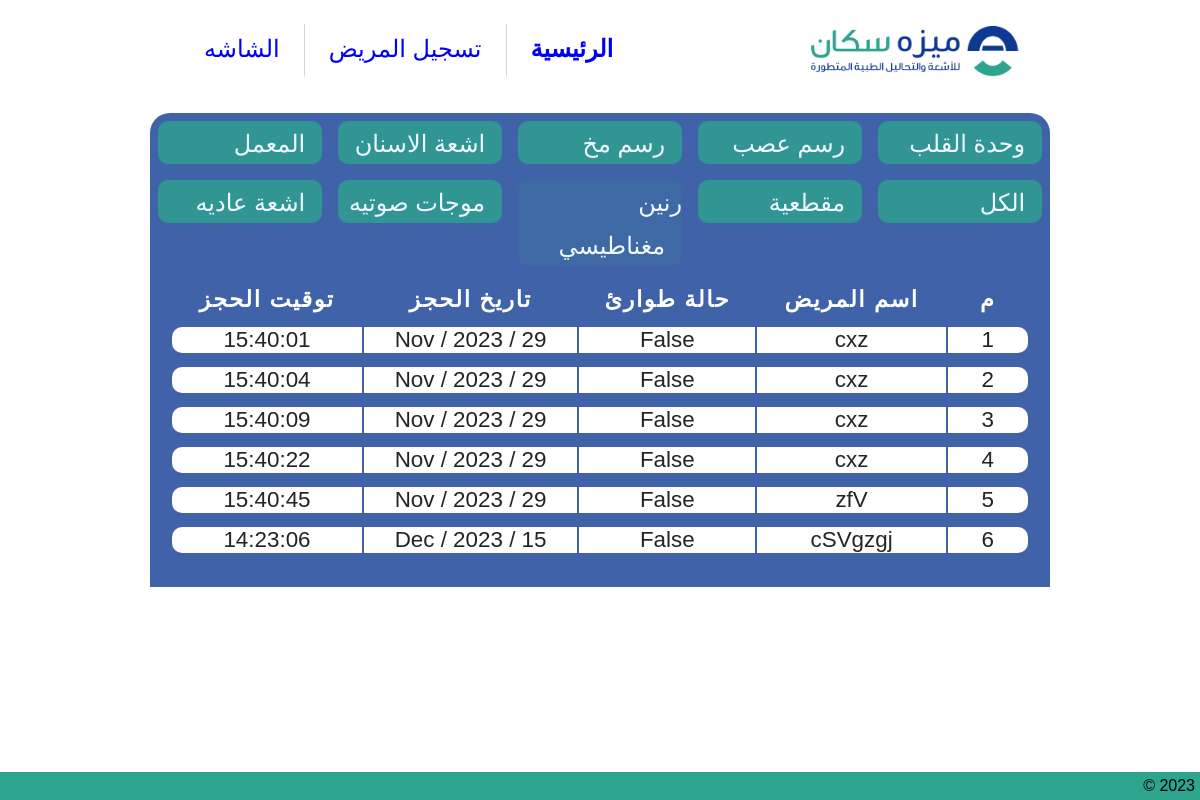
The app's page /2/, older data.
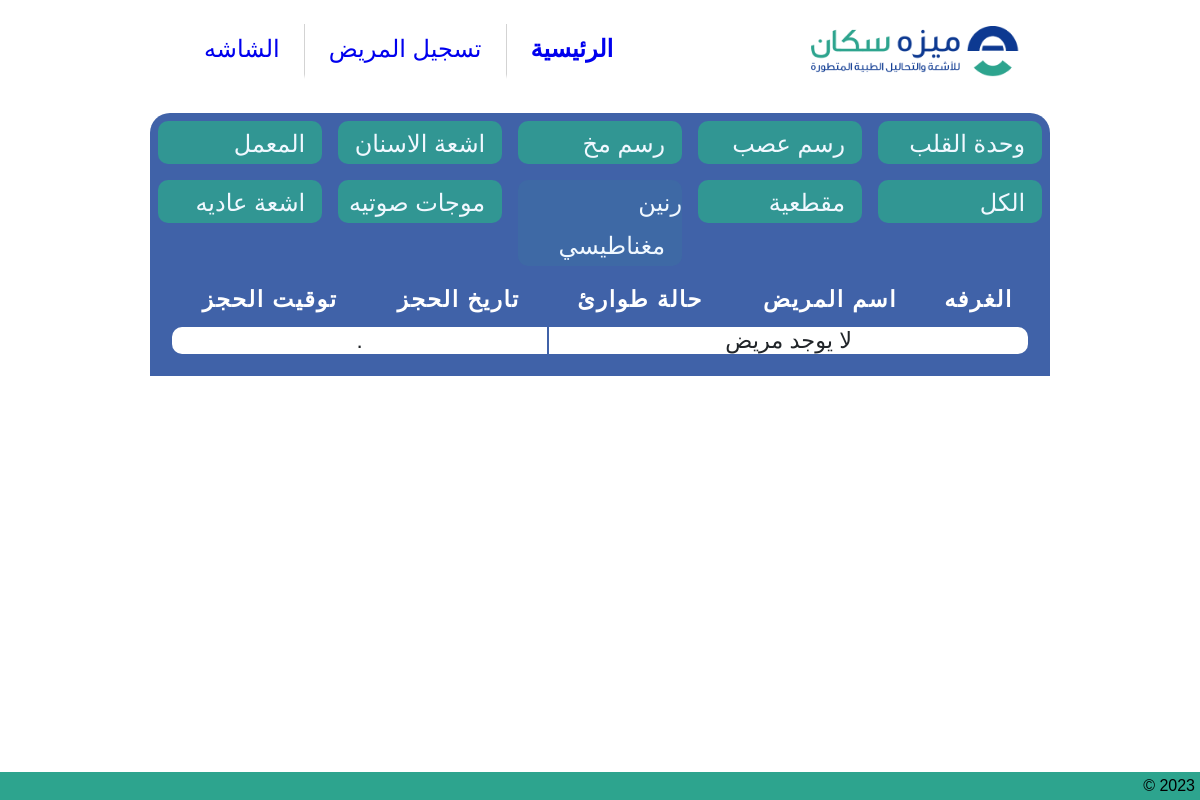
The same page, newer data.
### auto_call/models.py (models this page shows)
class Patient(models.Model):
    room = models.ForeignKey(Room, on_delete=models.CASCADE)
    name = models.CharField(max_length=40)
    emergancy = models.BooleanField(default= False)
    log_date = models.DateTimeField("date logged")

### auto_call/views.py (the view)
# urls.py: path("<int:roomid>/", views.HomeListView.as_view() , name="home"),
class HomeListView(ListView):
    model = Patient
    context_object_name="message_list"
    template_name="auto_call/patient_list.html"
    def get_queryset(self):
        room = self.kwargs["roomid"]
        if room == 0:
            return Patient.objects.order_by("-emergancy","log_date")
        else:
            return Patient.objects.order_by("-emergancy","log_date").filter(room = self.kwargs["roomid"])

### auto_call/templates/auto_call/patient_list.html (shortened to what this page needs)
{% extends "auto_call/layout.html" %}
{% block content %}
    <div class="lists_container">
        <div class="lists_bar">
            <div class="bar-item"><a id="anchor" href="{% url 'home' 0 %}"><span>الكل</span></a></div>
            <div class="bar-item"><a id="anchor" href="{% url 'home' 1 %}"><span>مقطعية</span></a></div>
            <div class="bar-item"><a id="anchor" href="{% url 'home' 2 %}"><span>رنين مغناطيسي</span></a></div>
            <div class="bar-item"><a id="anchor" href="{% url 'home' 3 %}"><span>موجات صوتيه</span></a></div>
            <div class="bar-item"><a id="anchor" href="{% url 'home' 4 %}"><span>اشعة عاديه</span></a></div>
            <div class="bar-item corner-right"><a id="anchor" href="{% url 'home' 5 %}"><span>وحدة القلب</span></a></div>
            <div class="bar-item"><a id="anchor" href="{% url 'home' 6 %}"><span>رسم عصب</span></a></div>
            <div class="bar-item"><a id="anchor" href="{% url 'home' 7 %}"><span>رسم مخ</span></a></div>
            <div class="bar-item"><a id="anchor" href="{% url 'home' 8 %}"><span>اشعة الاسنان</span></a></div>
            <div class="bar-item corner-left"><a id="anchor" href="{% url 'home' 9 %}"><span>المعمل</span></a></div>
          </div>
        <div class="list_content">
            {% if message_list %}
                <table class="full_list">
                    <thead>
                    <tr>
                        <th >م</th>
                        <th>اسم المريض</th>
                        <th>حالة طوارئ</th>
                        <th>تاريخ الحجز</th>
                        <th>توقيت الحجز</th>
                    </tr>
                    </thead>
                    <tbody>
                        <tr class="spacer">
                            <td></td>
                        </tr>
                    {% for message in message_list %}
                        <tr>
                            <td>
                                <span id="counter">0</span>
                            </td>
                            <td>
                                {{ message.name }}
                            </td>
                            <td>
                                {{message.emergancy}}
                            </td>
                            <td>{{ message.log_date | date:'d / M / Y' }}</td>
                            <td>{{ message.log_date | time:'H:i:s' }}</td>
                        </tr>
                        <tr class="spacer">
                            <td></td>
                        </tr>
                    {% endfor %}
                    </tbody>
                </table>
            {% else %}
            <table class="full_list">
                <thead>
                <tr>
                    <th>الغرفه</th>
                    <th>اسم المريض</th>
                    <th>حالة طوارئ</th>
                    <th>تاريخ الحجز</th>
                    <th>توقيت الحجز</th>
                </tr>
                </thead>
                <tbody>
                    <tr class="spacer">
                        <td></td>
                    </tr>
                    <tr>
                        <td colspan="3" class="no-patient">لا يوجد مريض</td>
                        <td colspan="2">.</td>
                    </tr>
                </tbody>
            </table>
            {% endif %}
        </div>
    </div>
{% endblock %}

### auto_call/templates/auto_call/layout.html (shortened to what this page needs)
<!DOCTYPE html>
<html>
<head>
    {% load static %}
    <link rel="stylesheet" type="text/css" href="{% static 'auto_call/style.css' %}"/>
</head>
<body>
<div class="navbar">
    {% load static %}
    <img src="{% static 'auto_call/logo-ar.png' %}">
    <div class="links">
        <a href="{% url 'home' 0%}" class="navbar-brand"><span>الرئيسية</span></a>
        <a href="{% url 'form' %}" class="navbar-item"><span>تسجيل المريض</span></a>
        <a href="{% url 'screen' %}" class="navbar-item"><span>الشاشه</span></a>
    </div>
</div>
<div class="body-content">
    {% block content %}
    {% endblock %}
</div>
<footer>
  <p>&copy; 2023</p>
</footer>
</body>
</html>

### auto_call/static/auto_call/style.css (style rules this page uses)
* { margin: 0; padding: 0; box-sizing: border-box; font-family: 'GE_Dinar', Arial, sans-serif; }
body { height: 100vh; background-color: white; }
.navbar { background-color: white; font-size: 1.5em; color: rgba(23,24,56,1); margin: 0 20%; display: flex; flex-direction: row-reverse; justify-content: space-between; align-items: center; }
.navbar img { max-height: 120px; padding: 1em 0; }
.links { display: flex; flex-direction: row-reverse; }
.navbar a { margin: 1em 0; line-height: 60px; text-decoration: none; border-bottom: 5px solid transparent; }
.navbar span { padding: 0 2em; }
.navbar-brand { font-weight: 600; }
.navbar-item { border-right: 0.5px solid lightgray; font-variant: small-caps; }
.body-content { text-align: right; }
footer { background-color: #2DA48E; padding: 10px; width: 100%; min-height: 3rem; text-align: right; position: fixed; bottom: 0; }
.lists_container { display: flex; flex-direction: column; margin: 10px 150px 0 150px; font-size: 2rem; }
.lists_bar { display: flex; justify-content: flex-start; flex-direction: row-reverse; flex-wrap: wrap-reverse; }
.corner-right { border-radius: 0 20px 0 0; }
.corner-left { border-radius: 20px 0 0 0; }
.lists_bar a { text-decoration: none; line-height: 50px; background-color: #2da48ec9; width: 100%; display: block; border-radius: 10px; }
.lists_bar span { margin-right: 1em; }
.bar-item { padding: 0.4em; background-color: #0d3991c9; flex: 1 1 20%; }
.bar-item a { color: aliceblue; }
.list_content { border-bottom: none; direction: rtl; background-color: #0d3991c9; padding: 10px 20px 20px 20px; }
.full_list { min-width: 100%; text-emphasis: none; font-size: 1em; color: #212529; }
thead { text-align: right; color: #fff; }
.full_list thead tr, .full_list thead th { letter-spacing: .1rem; text-align: center; }
.full_list tbody tr th, .full_list tbody tr td { padding: 0; background: #fff; text-align: center; }
.full_list tr td:last-child { border-radius: 10px 0 0 10px; }
.full_list tr td:first-child { border-radius: 0 10px 10px 0; padding: 0 1em; }
.full_list tbody tr.spacer td { height: 10px; background: transparent !important; }
@media screen and (min-width: 650px) { .navbar { margin: 0 15%; } }
@media screen and (min-width: 650px) { .navbar img { max-height: 85px; padding: 0.7em 0; } }
@media screen and (min-width: 650px) { .navbar a { line-height: 50px; } }
@media screen and (min-width: 650px) { .navbar span { padding: 0 1em; } }
@media screen and (min-width: 650px) { .lists_bar span { margin-right: 0.7em; font-size: 1.5rem; } }
@media screen and (min-width: 650px) { .lists_bar a { line-height: 40px; } }
@media screen and (min-width: 650px) { .bar-item { padding: 0.25em; } }
@media screen and (min-width: 650px) { .full_list { font-size: 0.7em; } }
@media screen and (min-width: 650px) { .full_list tbody { font-size: 1.4rem; } }
@media screen and (min-width: 650px) { footer { padding: 5px; min-height: 1rem; } }

Row changes from the older to the newer data that the page shows:
removed Patient: name "cxz", emergancy "False", log_date "29 / Nov / 2023", log_date "15:40:01"
removed Patient: name "cxz", emergancy "False", log_date "29 / Nov / 2023", log_date "15:40:04"
removed Patient: name "cxz", emergancy "False", log_date "29 / Nov / 2023", log_date "15:40:09"
removed Patient: name "cxz", emergancy "False", log_date "29 / Nov / 2023", log_date "15:40:22"
removed Patient: name "zfV", emergancy "False", log_date "29 / Nov / 2023", log_date "15:40:45"
removed Patient: name "cSVgzgj", emergancy "False", log_date "15 / Dec / 2023", log_date "14:23:06"
Text that changed along with them:
text no longer shown: "م"
text now shown: "الغرفه لا يوجد مريض ."
